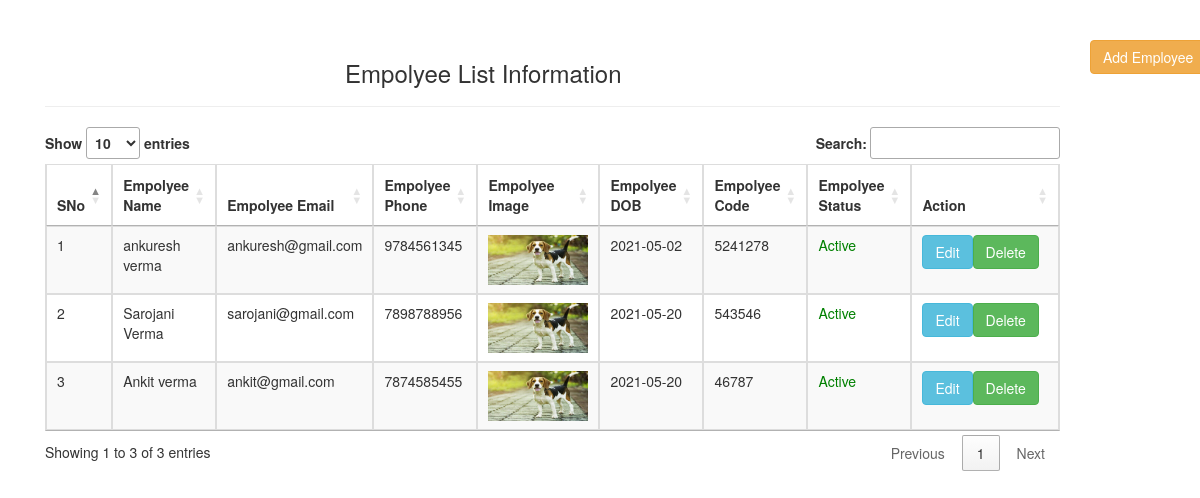
The app's page /project/index.php/employee/emp_list with its own data.
### tables this page shows
CREATE TABLE `tbl_employee` (
  `emp_id` int(11) NOT NULL,
  `emp_name` varchar(255) NOT NULL,
  `emp_email` varchar(255) NOT NULL,
  `emp_phone` varchar(15) NOT NULL,
  `emp_code` varchar(10) NOT NULL,
  `emp_pro_img` varchar(255) NOT NULL,
  `emp_dob` date NOT NULL,
  `emp_address` varchar(255) NOT NULL,
  `emp_status` int(11) NOT NULL DEFAULT 1,
  `create_date` datetime NOT NULL,
  `update_date` datetime NOT NULL
);

### project/application/controllers/employee.php (called while the page is built, shortened)
<?php
class Employee extends CI_Controller {
	public function __construct(){
        $this->load->model('Emp_model');
      }
		 public function emp_list(){
			 $data['emp_list'] = $this->Emp_model->get_data('tbl_employee');
			 $this->load->view('emp_list',$data);
		 }
	}

### project/index.php (called while the page is built, shortened)
<?php
require_once BASEPATH.'core/CodeIgniter.php';

### project/application/models/emp_model.php (called while the page is built, shortened)
<?php
class Emp_model extends CI_Model {
        public function get_data($table){
            if(!empty($table)){
                $query = $this->db->get($table);
                if($query->num_rows()>0){
                    return $query->result();
                } else{
                    return false;
                }
            }
        }
    }

### project/application/views/emp_list.php (the view)
<?php $this->load->view('frontend/header');?>
<div class="container"  style="margin-top:40px;">
    <div class="col-md-11">
    <h3 style="margin-left:300px;">Empolyee List Information</h3>
    <hr>
 <table id="myTable" class="table table-striped table-bordered " cellspacing="0" width="100%">
                    <thead>
                       <tr>
                       <th class="th-sm">SNo</th>
                        <th class="th-sm">Empolyee Name</th>
                        <th class="th-sm">Empolyee Email</th>
                        <th class="th-sm">Empolyee Phone</th>
                        <th class="th-sm">Empolyee Image</th>
                        <th class="th-sm">Empolyee DOB</th>
                        <th class="th-sm">Empolyee Code</th>
                        <th class="th-sm">Empolyee Status</th>
                        <th class="th-sm">Action</th>
                       </tr>
                    </thead>
                  <tbody>
                      <?php if(!empty($emp_list)){
                          $i = 1;
                          foreach ($emp_list as $value){?>
                          <tr>
                            <td class="th-sm"><?php echo $i;?></td>
                            <td class="th-sm"><?php echo $value->emp_name;?></td>
                            <td class="th-sm"><?php echo $value->emp_email ;?></td>
                            <td class="th-sm"><?php echo $value->emp_phone ;?></td>
                            <td class="th-sm"><img src="<?php echo base_url()?>upload/images/<?php echo $value->emp_pro_img;?>" width="100" height="50"></td>
                            <td class="th-sm"><?php echo $value->emp_dob ;?></td>
                            <td class="th-sm"><?php echo $value->emp_code ;?></td>
                            <?php  $status = $value->emp_status == 1? "<span style='color:green'>Active</span>": "<span style='color:red'>Inactive</span>";?>
                            <td class="th-sm"><?php echo $status ;?></td>
                            <td class="th-xs" width="100%;"><a href="<?php echo base_url()?>index.php/employee/index?id=<?php echo base64_encode($value->emp_id);?>" class="btn btn-info">Edit</a><a href="<?php echo base_url()?>index.php/employee/delete_data?id=<?php echo base64_encode($value->emp_id);?>" class="btn btn-success">Delete</a> </td>
                          </tr>
                         <?php $i++; } }?>
                 </tbody>
             </table>
        </div>
  <div class="col-md-1">
  <a href="<?php echo base_url();?>index.php/employee/index" class="btn btn-warning">Add Employee</a></div>
<?php $this->load->view('frontend/footer');?>

### project/application/views/frontend/header.php (shortened to what this page needs)
<!DOCTYPE html>
<html lang="en">
  <head>
    <link rel="stylesheet" href="<?php echo base_url()?>assets/css/bootstrap.min.css">
    <link rel="stylesheet" href="https://cdn.datatables.net/1.10.24/css/jquery.dataTables.min.css">
  </head>
  <body>

### project/application/views/frontend/footer.php (shortened to what this page needs)
</body>
</html>

### records on screen
tbl_employee: emp_name "ankuresh verma", emp_email "ankuresh@gmail.com", emp_phone "9784561345", emp_pro_img (picture), emp_dob "2021-05-02", emp_code "5241278", emp_status "Active"
tbl_employee: emp_name "Sarojani Verma", emp_email "sarojani@gmail.com", emp_phone "7898788956", emp_pro_img (picture), emp_dob "2021-05-20", emp_code "543546", emp_status "Active"
tbl_employee: emp_name "Ankit verma", emp_email "ankit@gmail.com", emp_phone "7874585455", emp_pro_img (picture), emp_dob "2021-05-20", emp_code "46787", emp_status "Active"
